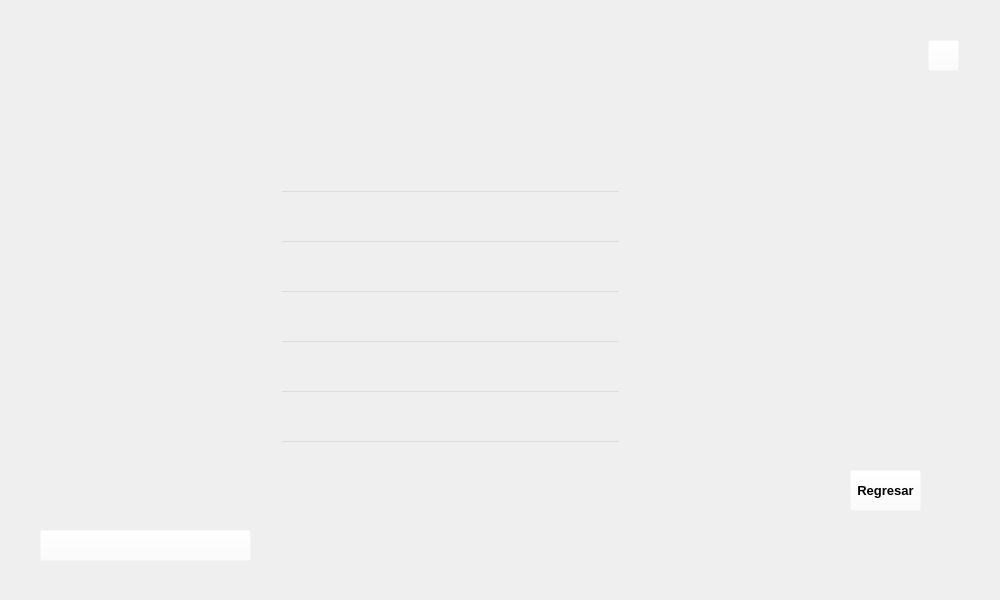
<?xml version="1.0" encoding="UTF-8"?>
<ui version="4.0">
 <class>Form</class>
 <widget class="QWidget" name="Form">
  <property name="geometry">
   <rect>
    <x>0</x>
    <y>0</y>
    <width>1000</width>
    <height>600</height>
   </rect>
  </property>
  <property name="windowTitle">
   <string>Form</string>
  </property>
  <widget class="QLabel" name="imgfondo">
   <property name="geometry">
    <rect>
     <x>0</x>
     <y>0</y>
     <width>1000</width>
     <height>600</height>
    </rect>
   </property>
   <property name="styleSheet">
    <string notr="true">border-image: url(:/img/imgagregar.png);</string>
   </property>
   <property name="text">
    <string/>
   </property>
  </widget>
  <widget class="QLineEdit" name="pelicula">
   <property name="geometry">
    <rect>
     <x>280</x>
     <y>190</y>
     <width>341</width>
     <height>31</height>
    </rect>
   </property>
   <property name="font">
    <font>
     <family>Times New Roman</family>
     <pointsize>14</pointsize>
    </font>
   </property>
   <property name="styleSheet">
    <string notr="true">background-color: rgba(255, 255, 255, 0);</string>
   </property>
  </widget>
  <widget class="QLineEdit" name="duracion">
   <property name="geometry">
    <rect>
     <x>280</x>
     <y>240</y>
     <width>341</width>
     <height>31</height>
    </rect>
   </property>
   <property name="font">
    <font>
     <family>Times New Roman</family>
     <pointsize>14</pointsize>
    </font>
   </property>
   <property name="styleSheet">
    <string notr="true">background-color: rgba(255, 255, 255, 0);</string>
   </property>
  </widget>
  <widget class="QLineEdit" name="genero">
   <property name="geometry">
    <rect>
     <x>280</x>
     <y>290</y>
     <width>341</width>
     <height>31</height>
    </rect>
   </property>
   <property name="font">
    <font>
     <family>Times New Roman</family>
     <pointsize>14</pointsize>
    </font>
   </property>
   <property name="styleSheet">
    <string notr="true">background-color: rgba(255, 255, 255, 0);</string>
   </property>
  </widget>
  <widget class="QLineEdit" name="horario">
   <property name="geometry">
    <rect>
     <x>280</x>
     <y>340</y>
     <width>341</width>
     <height>31</height>
    </rect>
   </property>
   <property name="font">
    <font>
     <family>Times New Roman</family>
     <pointsize>14</pointsize>
    </font>
   </property>
   <property name="styleSheet">
    <string notr="true">background-color: rgba(255, 255, 255, 0);</string>
   </property>
  </widget>
  <widget class="QLineEdit" name="idioma">
   <property name="geometry">
    <rect>
     <x>280</x>
     <y>390</y>
     <width>341</width>
     <height>31</height>
    </rect>
   </property>
   <property name="font">
    <font>
     <family>Times New Roman</family>
     <pointsize>14</pointsize>
    </font>
   </property>
   <property name="styleSheet">
    <string notr="true">background-color: rgba(255, 255, 255, 0);</string>
   </property>
  </widget>
  <widget class="QLineEdit" name="actor">
   <property name="geometry">
    <rect>
     <x>280</x>
     <y>440</y>
     <width>341</width>
     <height>31</height>
    </rect>
   </property>
   <property name="font">
    <font>
     <family>Times New Roman</family>
     <pointsize>14</pointsize>
    </font>
   </property>
   <property name="styleSheet">
    <string notr="true">background-color: rgba(255, 255, 255, 0);</string>
   </property>
  </widget>
  <widget class="QPushButton" name="btn_close">
   <property name="geometry">
    <rect>
     <x>928</x>
     <y>40</y>
     <width>31</width>
     <height>31</height>
    </rect>
   </property>
   <property name="styleSheet">
    <string notr="true">background-color: rgba(255, 255, 255, 0);</string>
   </property>
   <property name="text">
    <string/>
   </property>
  </widget>
  <widget class="QPushButton" name="btn_agregar">
   <property name="geometry">
    <rect>
     <x>40</x>
     <y>530</y>
     <width>211</width>
     <height>31</height>
    </rect>
   </property>
   <property name="styleSheet">
    <string notr="true">background-color: rgba(255, 255, 255, 0);</string>
   </property>
   <property name="text">
    <string/>
   </property>
  </widget>
  <widget class="QPushButton" name="btn_regresar">
   <property name="geometry">
    <rect>
     <x>850</x>
     <y>470</y>
     <width>71</width>
     <height>41</height>
    </rect>
   </property>
   <property name="font">
    <font>
     <pointsize>10</pointsize>
     <weight>75</weight>
     <bold>true</bold>
    </font>
   </property>
   <property name="styleSheet">
    <string notr="true">background-color: rgb(255, 255, 255, 0);</string>
   </property>
   <property name="text">
    <string>Regresar</string>
   </property>
  </widget>
 </widget>
 <resources>
  <include location="img_rc.qrc"/>
 </resources>
 <connections/>
</ui>
